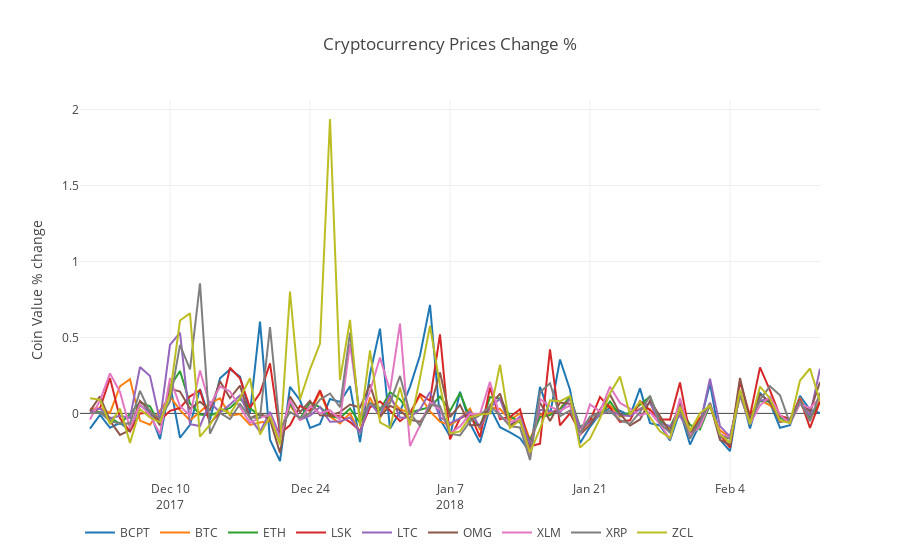

Notebook code cell kept with this figure:
### Markdown cell above
### I'm pretty happy with the result, 
However its still a little difficult to the sensitivity since price moves all the time
<br> It would be bette if we can try the plot of daily price percentage change

### Code cell
#combined_df.pct_change()
# I dropped certain coins since i found them are outliers and affect the scale (y axix) too much
# I will talk about them separately later
df_scatter(combined_df.pct_change().drop('XRB', 1).drop('BCD', 1), 
           'Cryptocurrency Prices Change %', seperate_y_axis=False, y_axis_label='Coin Value % change', )
# link of plot on plot.ly:  https://plot.ly/~vanessaliu124/9
